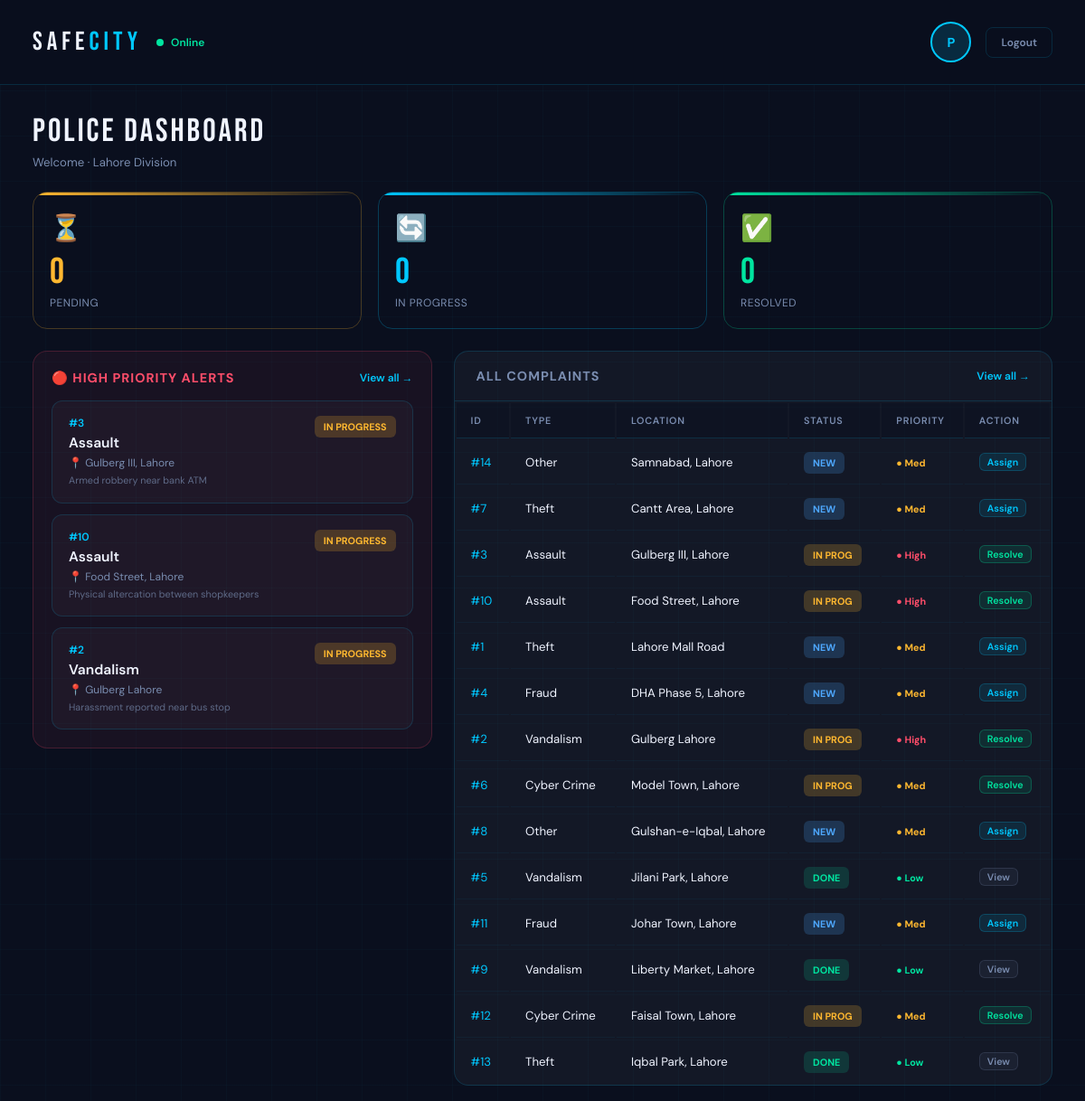
The app's page /police_dashboard, older data.
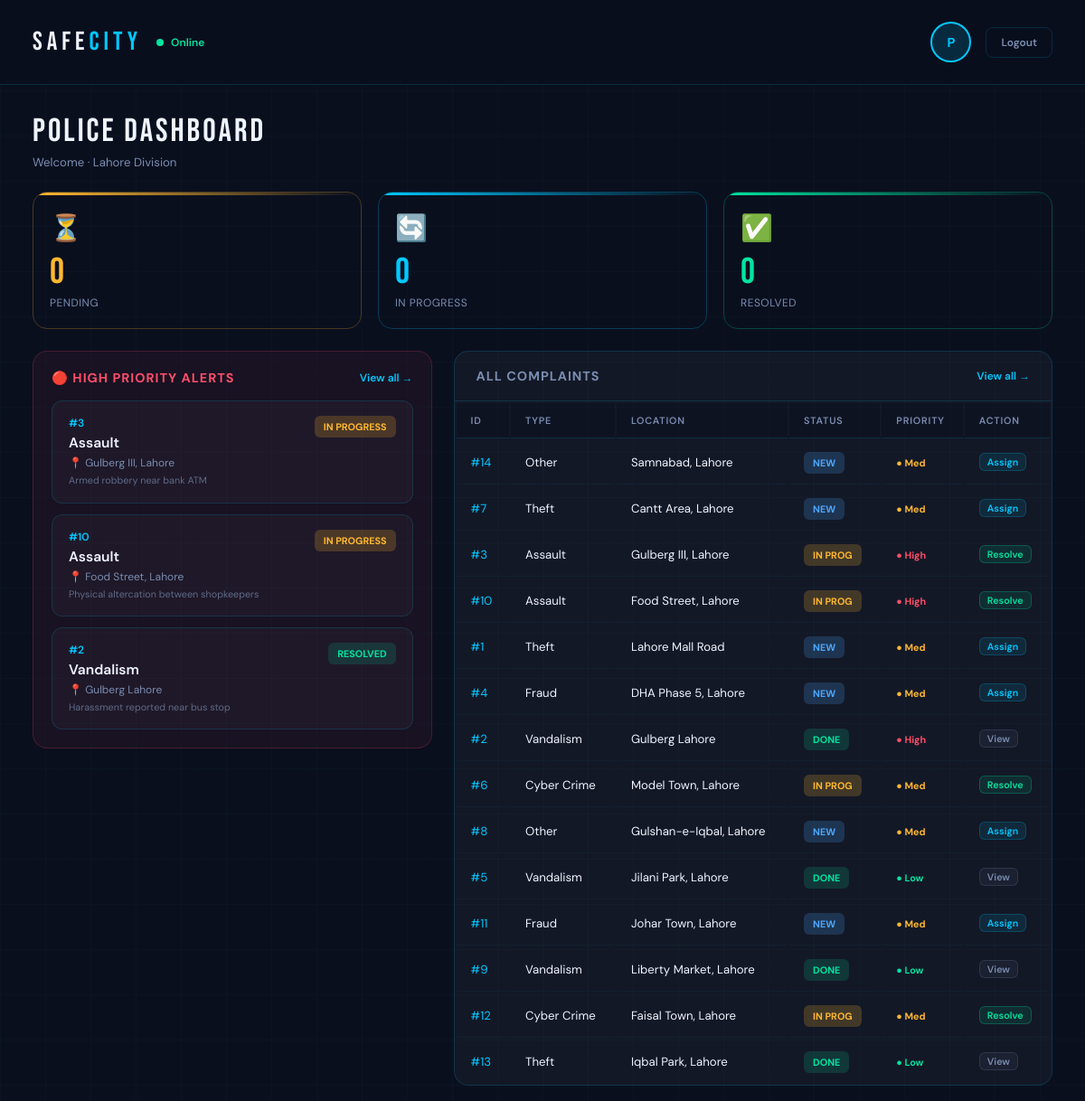
The same page, newer data.
### tables this page shows
CREATE TABLE Cases (
    case_id INTEGER PRIMARY KEY AUTOINCREMENT,
    complaint_id INTEGER UNIQUE,
    assigned_police_id INTEGER,
    assigned_detective_id INTEGER,
    assigned_volunteer_id INTEGER,
    priority TEXT DEFAULT 'Medium' CHECK(priority IN ('High','Medium','Low')),
    notes TEXT,
    last_updated DATETIME DEFAULT CURRENT_TIMESTAMP,

    FOREIGN KEY (complaint_id) REFERENCES Complaints(complaint_id),
    FOREIGN KEY (assigned_police_id) REFERENCES AuthorizedPersonnel(personnel_id),
    FOREIGN KEY (assigned_detective_id) REFERENCES AuthorizedPersonnel(personnel_id),
    FOREIGN KEY (assigned_volunteer_id) REFERENCES Citizens(citizen_id)
);

CREATE TABLE Complaints (
    complaint_id INTEGER PRIMARY KEY AUTOINCREMENT,
    user_id INTEGER,
    category_id INTEGER,
    description TEXT NOT NULL,
    location TEXT NOT NULL,
    status TEXT DEFAULT 'Pending' CHECK(status IN ('Pending','In Progress','Resolved')),
    created_at DATETIME DEFAULT CURRENT_TIMESTAMP,

    FOREIGN KEY (user_id) REFERENCES Citizens(citizen_id),
    FOREIGN KEY (category_id) REFERENCES CrimeCategories(category_id)
);

CREATE TABLE CrimeCategories (
    category_id INTEGER PRIMARY KEY AUTOINCREMENT,
    name TEXT UNIQUE NOT NULL
);

### app.py (the view)
@app.route('/police_dashboard')
def police_dashboard():
    conn = get_db_connection()
    pending = conn.execute('''
        SELECT COUNT(*) FROM Complaints c
        JOIN Cases cs ON c.complaint_id = cs.complaint_id
        WHERE cs.assigned_police_id = ? AND c.status = 'Pending'
    ''', (session.get('user_id'),)).fetchone()[0]
    in_progress = conn.execute('''
        SELECT COUNT(*) FROM Complaints c
        JOIN Cases cs ON c.complaint_id = cs.complaint_id
        WHERE cs.assigned_police_id = ? AND c.status = 'In Progress'
    ''', (session.get('user_id'),)).fetchone()[0]
    resolved = conn.execute('''
        SELECT COUNT(*) FROM Complaints c
        JOIN Cases cs ON c.complaint_id = cs.complaint_id
        WHERE cs.assigned_police_id = ? AND c.status = 'Resolved'
    ''', (session.get('user_id'),)).fetchone()[0]
    high_priority = conn.execute("""
        SELECT  c.complaint_id,
                cc.name            AS category,
                c.description,
                c.location,
                c.status,
                cs.priority,
                cs.assigned_police_id
        FROM    Complaints c
        JOIN    Cases cs  ON c.complaint_id = cs.complaint_id
        JOIN    CrimeCategories cc ON c.category_id = cc.category_id
        WHERE   cs.priority = 'High'
        ORDER   BY c.created_at DESC
        LIMIT   4
    """).fetchall()
    all_complaints = conn.execute("""
        SELECT  c.complaint_id,
                cc.name                        AS category,
                c.location,
                c.status,
                COALESCE(cs.priority, 'Medium') AS priority
        FROM    Complaints c
        LEFT JOIN Cases cs  ON c.complaint_id = cs.complaint_id
        JOIN    CrimeCategories cc ON c.category_id = cc.category_id
        ORDER   BY c.created_at DESC
    """).fetchall()
    conn.close()
    return render_template(
        'police_dashboard.html',
        pending=pending,
        in_progress=in_progress,
        resolved=resolved,
        high_priority=high_priority,
        all_complaints=all_complaints,
    )

### app.py (called while the page is built)
def get_db_connection():
    conn = sqlite3.connect(DATABASE)
    conn.row_factory = sqlite3.Row
    return conn

### templates/police_dashboard.html (shortened to what the changed rows need)
<!DOCTYPE html>
<html lang="en">
<head>
</head>
<body>
  <div class="app-container">
    <div class="app-content">
      <div class="content">
        <div class="two-column-layout">
          <div class="priority-section">
            {% if high_priority %}
              {% for hp in high_priority %}
              <div class="incident-item">
                <div class="incident-info">
                  <div class="incident-id">#{{ hp['complaint_id'] }}</div>
                  <div class="incident-type">{{ hp['category'] }}</div>
                  <div class="incident-loc">📍 {{ hp['location'] }}</div>
                  {% if hp['description'] %}
                  <div class="incident-desc">{{ hp['description'][:80] }}{% if hp['description']|length > 80 %}…{% endif %}</div>
                  {% endif %}
                </div>
                <div class="incident-right">
                  {% if hp['status'] == 'Pending' %}
                    <span class="status-pill sp-new">New</span>
                  {% elif hp['status'] == 'In Progress' %}
                    <span class="status-pill sp-progress">In Progress</span>
                  {% else %}
                    <span class="status-pill sp-resolved">Resolved</span>
                  {% endif %}
                </div>
              </div>
              {% endfor %}
            {% else %}
              <div class="empty-state">
                <div class="empty-icon">🟢</div>
                No high priority alerts right now.
              </div>
            {% endif %}
          </div>
          <div class="complaints-section">
            <div class="table-wrapper">
              {% if all_complaints %}
              <table class="complaints-table">
                <thead>
                  <tr>
                    <th>ID</th>
                    <th>Type</th>
                    <th>Location</th>
                    <th>Status</th>
                    <th>Priority</th>
                    <th>Action</th>
                  </tr>
                </thead>
                <tbody>
                  {% for c in all_complaints %}
                  <tr>
                    <td style="color:var(--cyan)">#{{ c['complaint_id'] }}</td>
                    <td>{{ c['category'] }}</td>
                    <td>{{ c['location'] }}</td>
                    <td>
                      {% if c['status'] == 'Pending' %}
                        <span class="status-pill sp-new">New</span>
                      {% elif c['status'] == 'In Progress' %}
                        <span class="status-pill sp-progress">In Prog</span>
                      {% else %}
                        <span class="status-pill sp-resolved">Done</span>
                      {% endif %}
                    </td>
                    <td>
                      {% if c['priority'] == 'High' %}
                        <span class="pr-high">● High</span>
                      {% elif c['priority'] == 'Medium' %}
                        <span class="pr-med">● Med</span>
                      {% else %}
                        <span class="pr-low">● Low</span>
                      {% endif %}
                    </td>
                    <td class="td-action">
                      {% if c['status'] == 'Pending' %}
                        <form method="POST" action="/assign_case/{{ c['complaint_id'] }}" class="inline-form">
                          <button type="submit" class="assign-btn" style="padding:2px 8px;">Assign</button>
                        </form>
                      {% elif c['status'] == 'In Progress' %}
                        <form method="POST" action="/resolve_case/{{ c['complaint_id'] }}" class="inline-form">
                          <button type="submit" class="assign-btn btn-resolve" style="padding:2px 8px;">Resolve</button>
                        </form>
                      {% else %}
                        <a href="/case_tracking" class="assign-btn btn-view" style="padding:2px 8px;">View</a>
                      {% endif %}
                    </td>
                  </tr>
                  {% endfor %}
                </tbody>
              </table>
              {% else %}
              <div class="empty-state">
                <div class="empty-icon">📋</div>
                No complaints filed yet.
              </div>
              {% endif %}
            </div>
          </div>
        </div>
      </div>
    </div>
  </div>
</body>
</html>

Row changes from the older to the newer data that the page shows:
changed Cases "Vandalism": text "IN PROGRESS" → "RESOLVED"
changed Complaints "Gulberg Lahore": status "IN PROG Resolve" → "DONE View"
